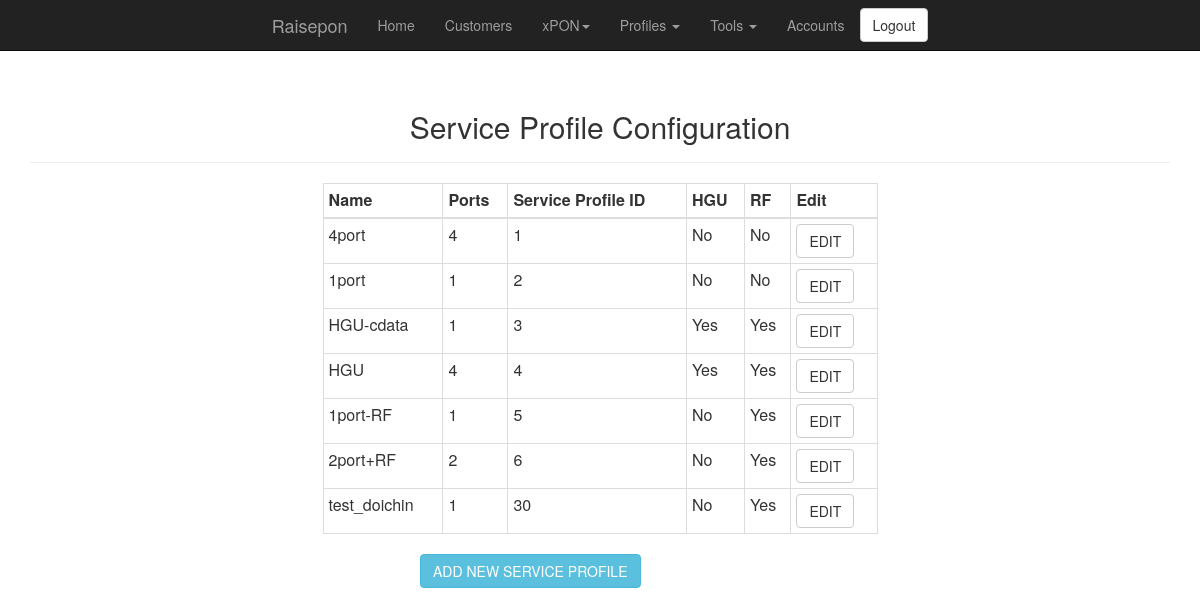
The page /service_profile.php (signed in) on the database as committed earlier.
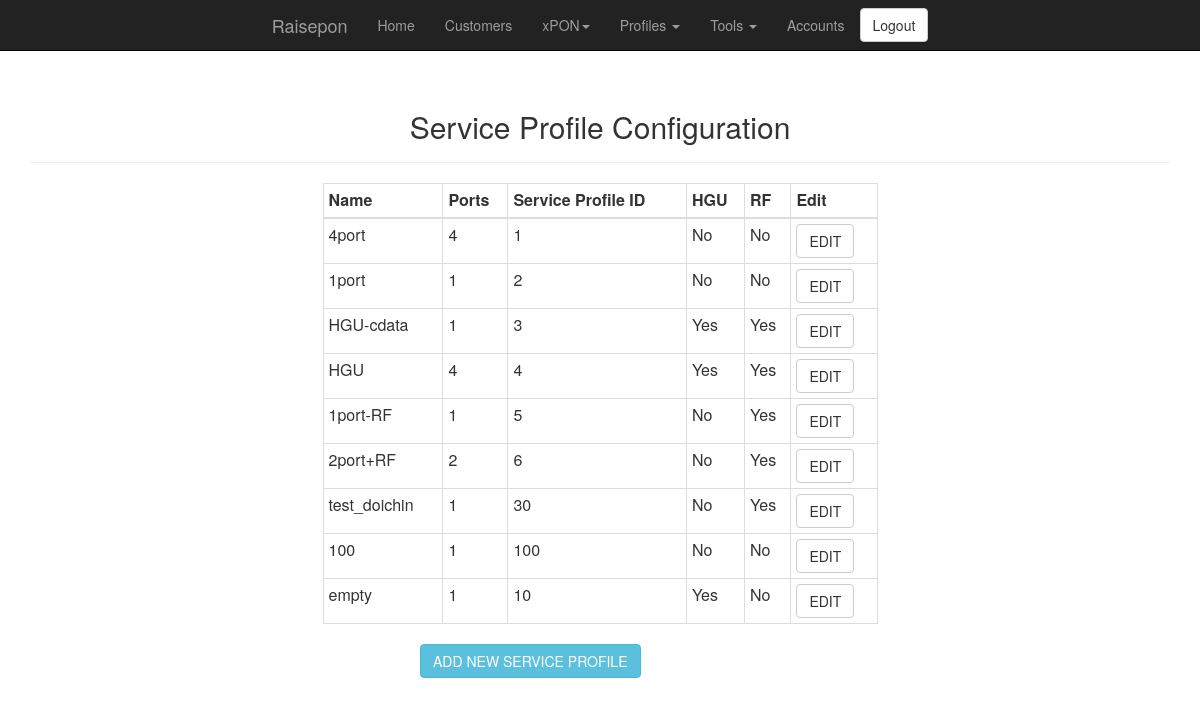
The same page on the database as committed later.
### tables this page shows
CREATE TABLE `service_profile` (
  `id` int(11) NOT NULL AUTO_INCREMENT,
  `NAME` varchar(255) NOT NULL,
  `PORTS` tinyint(4) NOT NULL,
  `SERVICE_PROFILE_ID` tinyint(4) NOT NULL,
  `HGU` enum('Yes','No') NOT NULL DEFAULT 'No',
  `RF` enum('Yes','No') NOT NULL DEFAULT 'No',
  PRIMARY KEY (`id`) USING BTREE,
  KEY `OLT` (`HGU`),
  KEY `TEMPLATE_ID` (`SERVICE_PROFILE_ID`) USING BTREE
);

### common.php (called while the page is built, shortened)
<?php
$user_class = isset($_SESSION["type"]) ? $_SESSION["type"] : null;
?>

### classes/db_connect_class.php (called while the page is built, shortened)
<?php
class db_connect {
	private static $mysql_user = "raisepon";
	private static $mysql_pass = "r41sepon";
	private static $instance;
	private function __construct() {
		try {
			$this->db = new PDO('mysql:host=localhost;dbname=raisepon;charset=utf8', self::$mysql_user, self::$mysql_pass);
		} catch (PDOException $e) {
			echo 'Connection Failed: ' . $e->getMessage();
			exit;
		}
	}
	 public static function getInstance()
    {
        if (!isset(self::$instance))
        {
            self::$instance = new $object;
        }
        return self::$instance;
    }
}
?>

### classes/service_profile_class.php (called while the page is built, shortened)
<?php
include ("db_connect_class.php");
class service_profile {
	function build_table_service_profile() {
		try {
			$conn = db_connect::getInstance();
			$result = $conn->db->query("SELECT SERVICE_PROFILE.ID, SERVICE_PROFILE.NAME, SERVICE_PROFILE.PORTS, SERVICE_PROFILE.SERVICE_PROFILE_ID, SERVICE_PROFILE.HGU, SERVICE_PROFILE.RF from SERVICE_PROFILE");
		} catch (PDOException $e) {
			$error =  "Connection Failed:" . $e->getMessage() . "\n";
			return $error;
		}
		$rows = $result->fetchAll();
		return $rows;
	}
}
?>

### service_profile.php (the view, shortened to what this page needs)
<?php
include ("header.php");
include ("common.php");
include ("classes/service_profile_class.php");
include ("navigation.php");
$service_profile_obj = new service_profile();
?>
<div class="container">
	<div class="text-center">
		<div class="page-header">
			<h2>Service Profile Configuration</h2>
		</div>
	</div>
	<div class=row>
		<div class="col-md-6 col-md-offset-3">
			<div class="table-responsive">
				<table class="table table-bordered table-condensed">
					<thead>
					  <tr>
						<th>Name</th>
						<th>Ports</th>
						<th>Service Profile ID</th>
						<th>HGU</th>
						<th>RF</th>
						<th>Edit</th>
					  </tr>
					</thead>
					<tbody>
					<?php
					$rows = $service_profile_obj->build_table_service_profile();
					foreach ($rows as $row) {
						print "<tr><td>" . $row['NAME'] . "</td><td>" . $row['PORTS'] . "</td><td>" . $row['SERVICE_PROFILE_ID'] . "</td><td>" . $row['HGU'] . "</td><td>" . $row['RF'] . "</td><td><button type=\"button\" class=\"btn btn-default\" onClick=\"getService_Profile('". $row['ID'] ."');\">EDIT</button></td></tr>";
					}
					?>
					</tbody>
				</table>
			</div>
		</div>
	</div>
</div>
<div class="container">
	<div class="row">
		<div class="col-md-4"></div>
			<div class="col-md-4">
				<button type="button" class="btn btn-info" onClick="getService_Profile();">ADD NEW SERVICE PROFILE</button>
			</div>
		</div>
	<div class="col-md-4"></div>
</div>

### header.php (shortened to what this page needs)
<?php
print "<head>";
print "<link rel=\"stylesheet\" href=\"./css/bootstrap.min.css\">";
print "</head>";
?>

### navigation.php (shortened to what this page needs)
<nav id="navbar1" class="navbar navbar-inverse navbar-fixed-top">
	<div class="container-fluid" style="display: flex;justify-content: center;">
          <div class="navbar-header">
            <a class="navbar-brand" href="index.php">Raisepon</a>
		</div>
		<?php if (isset($user_class) && $user_class >= "1") { ?>
		<div class="navbar-collapse collapse">
            <ul class="nav navbar-nav">
				<li <?=echoActiveClassIfRequestMatches("index")?>><a href="index.php">Home</a></li>
				<?php if ($user_class >= "6") { ?>
				<li <?=echoActiveClassIfRequestMatches("customers")?>><a href="customers.php">Customers</a></li>
				<li class="dropdown">
					<a href="#" class="dropdown-toggle" data-toggle="dropdown" id="xpon" role="button" aria-haspopup="true" aria-expanded="false">xPON<span class="caret"></span></a>
				</li>
				<li class="dropdown">
					<a href="#" class="dropdown-toggle" data-toggle="dropdown" id="profiles" role="button" aria-haspopup="true" aria-expanded="false">Profiles <span class="caret"></span></a>
				</li>
			<?php } ?>
			<li class="dropdown">
                <a href="#" class="dropdown-toggle" data-toggle="dropdown" id="tools" role="button" aria-haspopup="true" aria-expanded="false">Tools <span class="caret"></span></a>
			</li>
				<?php if ($user_class == "9") { ?>
					<li><a href="accounts.php">Accounts</a></li>
				<?php } ?>
			</ul>
			<a class="navbar-btn btn btn-default" href="logout.php">Logout</a>
		</div>
		<?php } ?>
	</div>
</nav>
<?php
function echoActiveClassIfRequestMatches($requestUri)
{
    $current_file_name = basename($_SERVER['PHP_SELF'], ".php");
	if ($current_file_name == $requestUri)
        echo 'class="active"';
}
?>

Rows that differ between the two databases and show on the page:
added service_profile: NAME "100", PORTS "1", SERVICE_PROFILE_ID "100", HGU "No", RF "No"
added service_profile: NAME "empty", PORTS "1", SERVICE_PROFILE_ID "10", HGU "Yes", RF "No"
